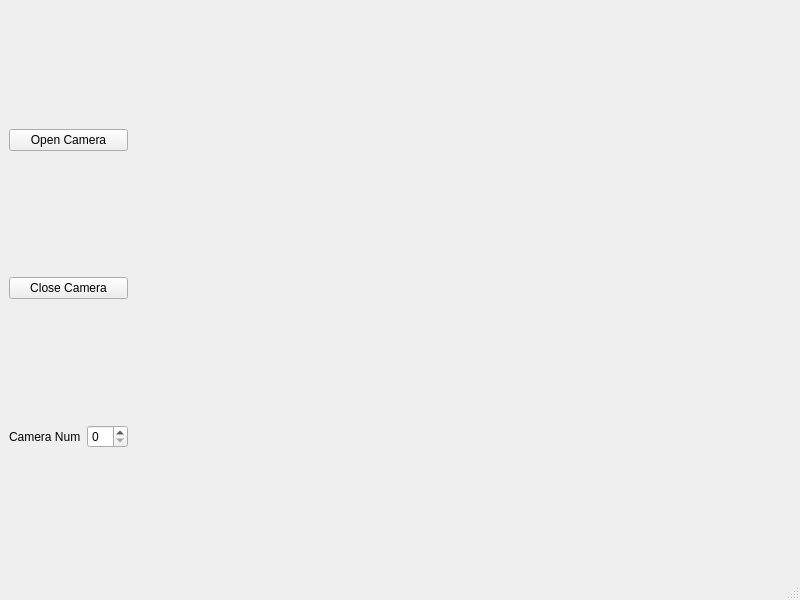
<?xml version="1.0" encoding="UTF-8"?>
<ui version="4.0">
 <class>MainWindow</class>
 <widget class="QMainWindow" name="MainWindow">
  <property name="geometry">
   <rect>
    <x>0</x>
    <y>0</y>
    <width>800</width>
    <height>600</height>
   </rect>
  </property>
  <property name="windowTitle">
   <string>MainWindow</string>
  </property>
  <widget class="QWidget" name="centralwidget">
   <layout class="QHBoxLayout" name="horizontalLayout_3">
    <item>
     <layout class="QHBoxLayout" name="horizontalLayout">
      <item>
       <layout class="QVBoxLayout" name="verticalLayout">
        <item>
         <widget class="QPushButton" name="button_open_camera">
          <property name="text">
           <string>Open Camera</string>
          </property>
         </widget>
        </item>
        <item>
         <widget class="QPushButton" name="button_close">
          <property name="text">
           <string>Close Camera</string>
          </property>
         </widget>
        </item>
        <item>
         <layout class="QHBoxLayout" name="horizontalLayout_2">
          <item>
           <widget class="QLabel" name="label">
            <property name="text">
             <string>Camera Num</string>
            </property>
           </widget>
          </item>
          <item>
           <widget class="QSpinBox" name="camera_num"/>
          </item>
         </layout>
        </item>
       </layout>
      </item>
      <item>
       <spacer name="horizontalSpacer">
        <property name="orientation">
         <enum>Qt::Horizontal</enum>
        </property>
        <property name="sizeHint" stdset="0">
         <size>
          <width>40</width>
          <height>20</height>
         </size>
        </property>
       </spacer>
      </item>
      <item>
       <widget class="QLabel" name="label_show_camera">
        <property name="text">
         <string/>
        </property>
       </widget>
      </item>
     </layout>
    </item>
   </layout>
  </widget>
  <widget class="QMenuBar" name="menubar">
   <property name="geometry">
    <rect>
     <x>0</x>
     <y>0</y>
     <width>800</width>
     <height>22</height>
    </rect>
   </property>
  </widget>
  <widget class="QStatusBar" name="statusbar"/>
 </widget>
 <resources/>
 <connections/>
</ui>
